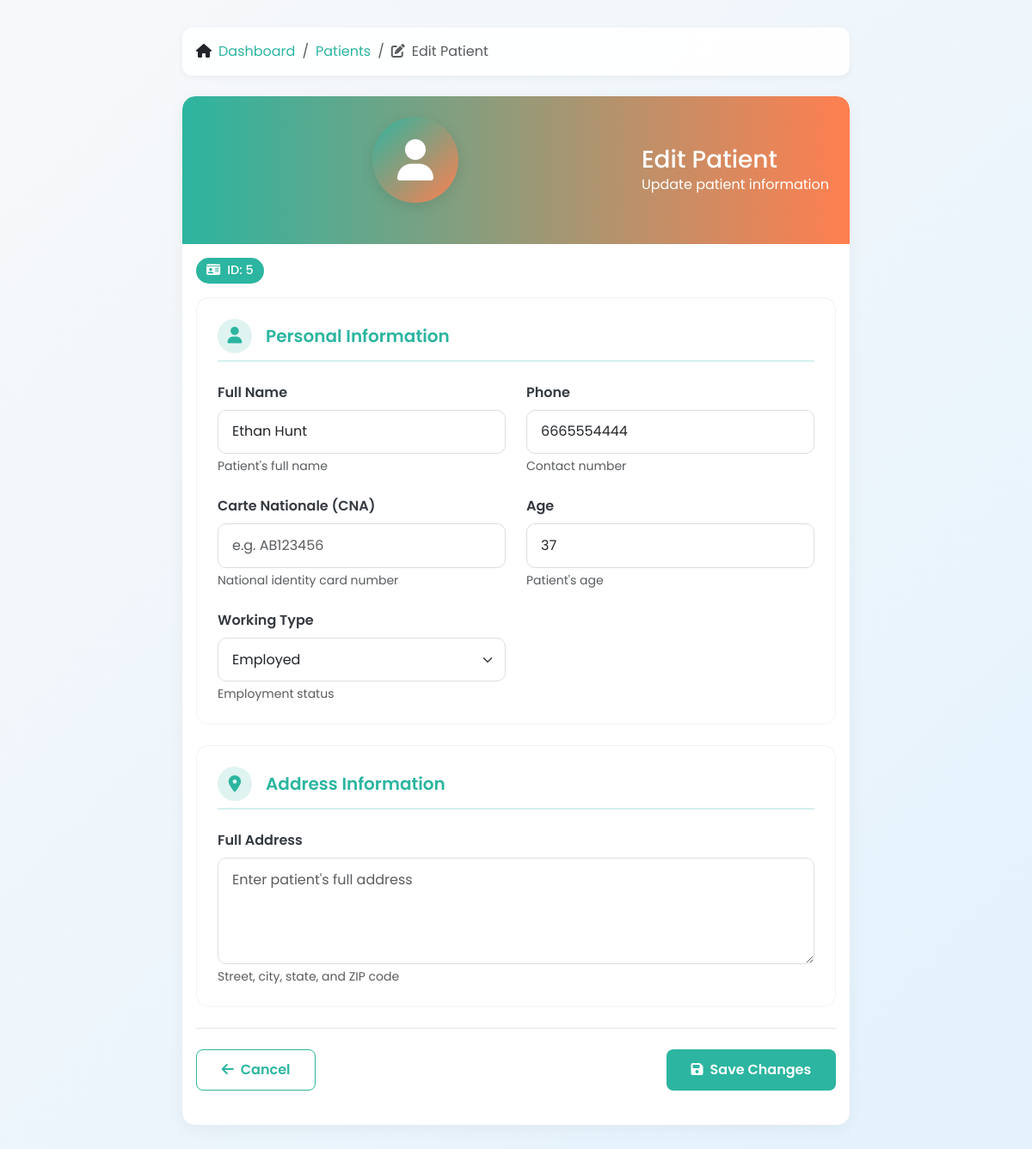
Screenshot of /edit_patient.php?id=5 with the database file from the repository.
### tables this page shows
CREATE TABLE `patients` (
  `id` int NOT NULL,
  `full_name` varchar(100) NOT NULL,
  `phone` varchar(20) NOT NULL,
  `cna` varchar(20) DEFAULT NULL,
  `address` varchar(255) DEFAULT NULL,
  `working_type` enum('student','employed','self-employed','unemployed') NOT NULL,
  `created_at` datetime DEFAULT CURRENT_TIMESTAMP,
  `age` int NOT NULL
);

### edit_patient.php (the view, shortened to what this page needs)
<?php
require_once 'config.php';
$id = $_GET['id'] ?? null;
$stmt = $pdo->prepare("SELECT * FROM patients WHERE id = ?");
$stmt->execute([$id]);
$patient = $stmt->fetch();
?>
<!DOCTYPE html>
<html lang="en">
<head>
    <link href="https://cdn.jsdelivr.net/npm/bootstrap@5.3.3/dist/css/bootstrap.min.css" rel="stylesheet" />
    <link href="https://cdnjs.cloudflare.com/ajax/libs/font-awesome/6.5.0/css/all.min.css" rel="stylesheet" />
</head>
<body>
<div class="container" style="max-width: 800px;">
    <nav class="mb-4" aria-label="breadcrumb">
        <ol class="breadcrumb">
            <li class="breadcrumb-item"><i class="fas fa-home me-2"></i><a href="dashboard.php">Dashboard</a></li>
            <li class="breadcrumb-item"><a href="patients.php">Patients</a></li>
            <li class="breadcrumb-item active" aria-current="page"><i class="fas fa-edit me-2"></i>Edit Patient</li>
        </ol>
    </nav>
    <div class="card">
        <div class="card-header">
            <div class="d-flex align-items-center">
                <div class="patient-avatar">
                    <i class="fas fa-user"></i>
                </div>
                <div class="ms-3">
                    <h3 class="mb-0">Edit Patient</h3>
                    <p class="mb-0">Update patient information</p>
                </div>
            </div>
        </div>
        <div class="card-body">
            <div class="patient-id-badge">
                <i class="fas fa-id-card me-2"></i>ID: <?= $patient['id'] ?>
            </div>
            <form action="edit_patient.php?id=<?= $patient['id'] ?>" method="POST" novalidate>
                <div class="form-section">
                    <div class="form-section-title">
                        <div class="patient-info-icon">
                            <i class="fas fa-user"></i>
                        </div>
                        <h5>Personal Information</h5>
                    </div>
                    <div class="form-grid">
                        <div>
                            <label for="full_name" class="form-label">Full Name</label>
                            <input type="text" name="full_name" id="full_name" class="form-control"
                                   value="<?= htmlspecialchars($patient['full_name']) ?>" required />
                            <div class="form-text">Patient's full name</div>
                        </div>
                        <div>
                            <label for="phone" class="form-label">Phone</label>
                            <input type="text" name="phone" id="phone" class="form-control"
                                   value="<?= htmlspecialchars($patient['phone']) ?>" required />
                            <div class="form-text">Contact number</div>
                        </div>
                        <div>
                            <label for="cna" class="form-label">Carte Nationale (CNA)</label>
                            <input type="text" name="cna" id="cna" class="form-control"
                                   value="<?= htmlspecialchars($patient['cna'] ?? '') ?>"
                                   placeholder="e.g. AB123456" />
                            <div class="form-text">National identity card number</div>
                        </div>
                        <div>
                            <label for="age" class="form-label">Age</label>
                            <input type="number" name="age" id="age" class="form-control"
                                   value="<?= (int)$patient['age'] ?>" min="1" max="120" required />
                            <div class="form-text">Patient's age</div>
                        </div>
                        <div>
                            <label for="working_type" class="form-label">Working Type</label>
                            <select name="working_type" id="working_type" class="form-select" required>
                                <?php
                                $types = ['student' => 'Student', 'employed' => 'Employed',
                                          'self-employed' => 'Self-Employed', 'unemployed' => 'Unemployed'];
                                foreach ($types as $value => $label) {
                                    $selected = $patient['working_type'] === $value ? 'selected' : '';
                                    echo "<option value=\"$value\" $selected>$label</option>";
                                }
                                ?>
                            </select>
                            <div class="form-text">Employment status</div>
                        </div>
                    </div>
                </div>
                <div class="form-section">
                    <div class="form-section-title">
                        <div class="patient-info-icon">
                            <i class="fas fa-map-marker-alt"></i>
                        </div>
                        <h5>Address Information</h5>
                    </div>
                    <div>
                        <label for="address" class="form-label">Full Address</label>
                        <textarea name="address" id="address" class="form-control form-textarea"
                                  rows="4" placeholder="Enter patient's full address"><?= htmlspecialchars($patient['address'] ?? '') ?></textarea>
                        <div class="form-text">Street, city, state, and ZIP code</div>
                    </div>
                </div>
                <div class="form-footer">
                    <a href="patients.php" class="btn btn-outline-secondary">
                        <i class="fas fa-arrow-left me-2"></i>Cancel
                    </a>
                    <button type="submit" class="btn btn-primary">
                        <i class="fas fa-save me-2"></i>Save Changes
                    </button>
                </div>
            </form>
        </div>
    </div>
</div>
</body>
</html>

### edit_patient.php (style rules this page uses)
:root { --primary: #2cb5a0; --secondary: #f0f7fa; --accent: #ff7f50; --light: #f8f9fa; --dark: #343a40; --cna-color: #6f42c1; }
body { font-family: 'Poppins', sans-serif; background: linear-gradient(135deg, #f8f9fa 0%, #e3f2fd 100%); min-height: 100vh; padding: 2rem 0; animation: fadeIn 0.5s ease-in-out both; }
.breadcrumb { background: rgba(255,255,255,0.9); padding: 1rem; border-radius: 12px; box-shadow: 0 2px 8px rgba(0,0,0,0.05); }
.breadcrumb-item a { color: var(--primary); text-decoration: none; transition: all 0.2s ease; }
.card { border-radius: 15px; box-shadow: 0 4px 20px rgba(0,0,0,0.05); border: none; overflow: hidden; }
.card-header { background: linear-gradient(90deg, var(--primary), var(--accent)); color: white; border-radius: 15px 15px 0 0 !important; border: none; padding: 1.5rem; }
.btn-primary { background: var(--primary); border: none; transition: all 0.2s ease; padding: 0.7rem 1.8rem; border-radius: 8px; font-weight: 600; }
.btn-outline-secondary { border-color: var(--primary); color: var(--primary); padding: 0.7rem 1.8rem; border-radius: 8px; font-weight: 600; }
.form-label { font-weight: 600; color: var(--dark); margin-bottom: 0.5rem; }
.form-control, .form-select, .form-textarea { border-radius: 10px; border: 1px solid #ddd; transition: all 0.3s ease; padding: 0.8rem 1rem; }
.patient-info-icon { width: 40px; height: 40px; border-radius: 50%; background: rgba(44,181,160,0.15); display: flex; align-items: center; justify-content: center; color: var(--primary); font-size: 1.2rem; margin-right: 1rem; }
.form-section { background: rgba(255,255,255,0.7); border-radius: 15px; padding: 1.5rem; margin-bottom: 1.5rem; border: 1px solid rgba(0,0,0,0.05); }
.form-section-title { display: flex; align-items: center; margin-bottom: 1.5rem; padding-bottom: 0.5rem; border-bottom: 2px solid rgba(44,181,160,0.2); }
.form-section-title h5 { margin: 0; color: var(--primary); font-weight: 600; }
.form-grid { display: grid; grid-template-columns: repeat(auto-fit, minmax(250px, 1fr)); gap: 1.5rem; }
.form-footer { display: flex; justify-content: space-between; padding: 1.5rem 0; margin-top: 1rem; border-top: 1px solid rgba(0,0,0,0.1); }
.patient-avatar { width: 100px; height: 100px; border-radius: 50%; background: linear-gradient(135deg, var(--primary), var(--accent)); display: flex; align-items: center; justify-content: center; color: white; font-size: 3rem; margin: 0 auto 1.5rem; box-shadow: 0 4px 15px rgba(0,0,0,0.1); }
.patient-id-badge { background: var(--primary); color: white; padding: 0.25rem 0.75rem; border-radius: 20px; font-size: 0.9rem; font-weight: 500; margin-bottom: 1rem; display: inline-block; }

### rows the page displays
patients: id "5", full_name "Ethan Hunt", phone "6665554444", age "37"

### other values shown
form field working_type "Employed"
